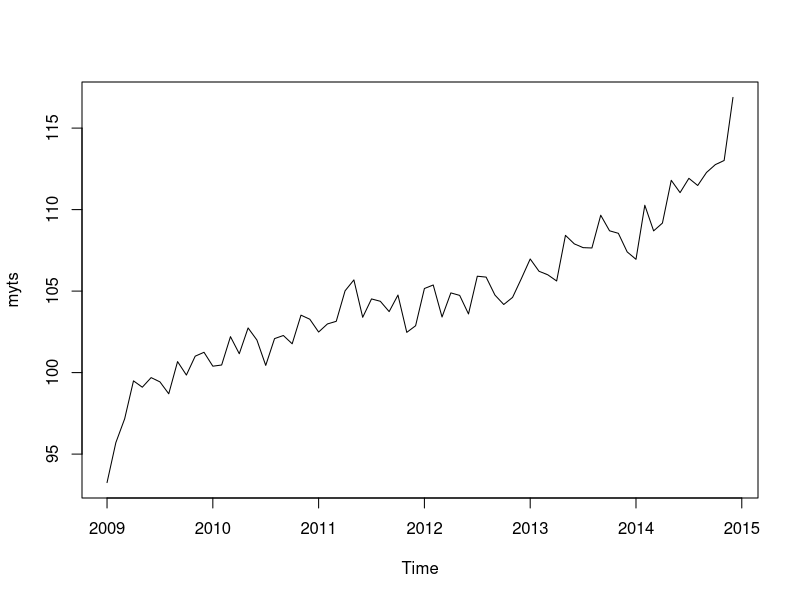
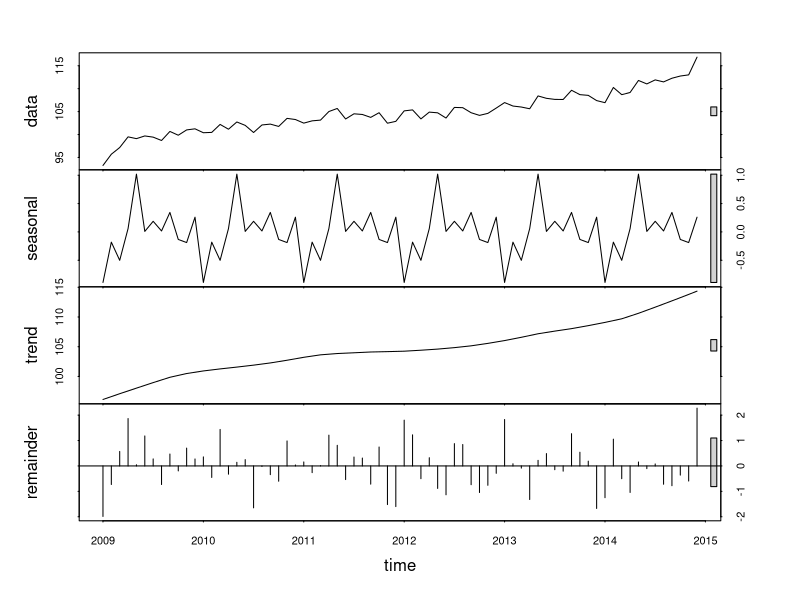
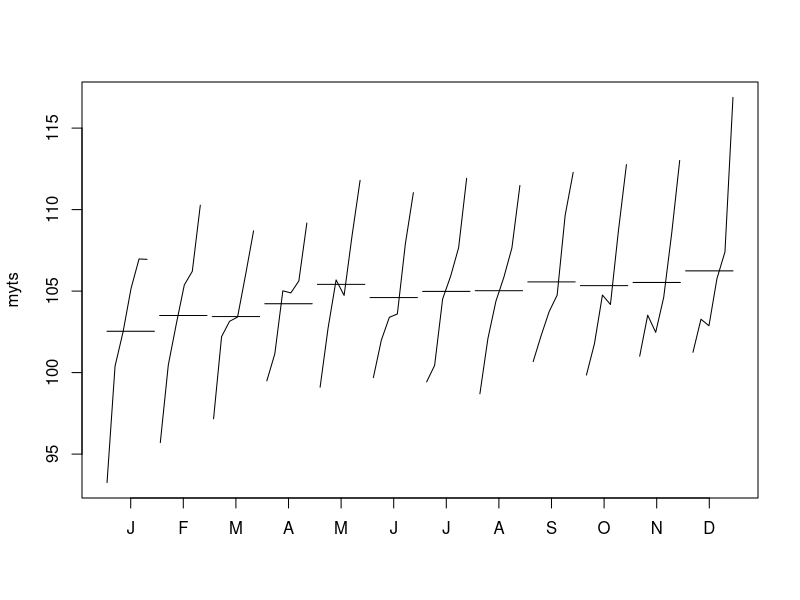
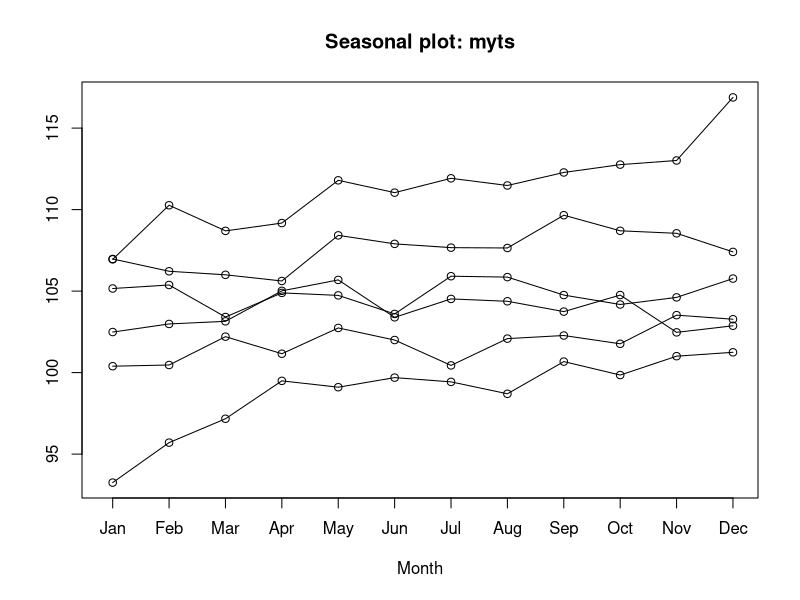

Here is the R script that generated these plots, in order: (Note: this script raises an error after producing the figures.)
## ---- chunk 1
library(forecast)


## ---- chunk 2
# save a numeric vector containing 72 monthly observations
# from Jan 2009 to Dec 2014 as a time series object
myvector <- sort(rnorm(72,100,4)) + rnorm(72,5,1)
myts <- ts(myvector, start=c(2009, 1), end=c(2014, 12), frequency=12) 

## ---- chunk 3
# subset the time series (June 2014 to December 2014)
myts2 <- window(myts, start=c(2014, 6), end=c(2014, 12)) 

## ---- chunk 4
# plot series
plot(myts)

## ---- chunk 5
# Seasonal decomposition
fit <- stl(myts, s.window="period")
plot(fit)

## ---- chunk 6

# additional plots
monthplot(myts)
library(forecast)
seasonplot(myts)
## ---- chunk 7
# simple exponential - models level
fit <- HoltWinters(myts, beta=FALSE, gamma=FALSE)
# double exponential - models level and trend
fit <- HoltWinters(myts, gamma=FALSE)
# triple exponential - models level, trend, and seasonal components
fit <- HoltWinters(myts)

## ---- chunk 8

# predictive accuracy
library(forecast)
accuracy(fit)
## ---- chunk 9
# predict next three future values
library(forecast)
forecast(fit, 3)
plot(forecast(fit, 3))
